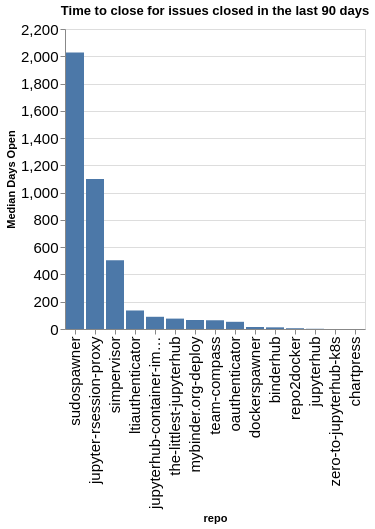

Notebook code for this chart:
### Code cell
time_open = closed.groupby(['org', 'repo']).agg({'time_open': 'median'}).reset_index()
time_open['time_open'] = time_open['time_open'] / (60 * 60 * 24)
time_open['org/repo'] = time_open.apply(lambda a: a['org'] + '/' + a['repo'], axis=1)
sorted_vals = time_open.sort_values(['org', 'time_open'], ascending=False)['repo'].values
alt.Chart(data=time_open, title=f"Time to close for issues closed in the last {n_days} days").mark_bar().encode(
    x=alt.X('repo', sort=alt.Sort(sorted_vals.tolist())),
    y=alt.Y('time_open', title="Median Days Open"),
)

### Figure 1 — Vega-Lite specification as saved in the notebook (floating-point values rounded to 4 significant figures)
{"config": {"axisLeft": {"labelFontSize": 15}, "axisBottom": {"labelFontSize": 15}}, "data": {"name": "data-bc05037d5f9fa9036311a0fe69e64335"}, "mark": {"type": "bar"}, "encoding": {"x": {"field": "repo", "sort": ["sudospawner", "jupyter-rsession-proxy", "simpervisor", "ltiauthenticator", "jupyterhub-container-images", "the-littlest-jupyterhub", "mybinder.org-deploy", "team-compass", "oauthenticator", "dockerspawner", "binderhub", "repo2docker", "jupyterhub", "zero-to-jupyterhub-k8s", "chartpress"], "type": "nominal"}, "y": {"field": "time_open", "title": "Median Days Open", "type": "quantitative"}}, "title": "Time to close for issues closed in the last 90 days", "$schema": "https://vega.github.io/schema/vega-lite/v5.20.1.json", "datasets": {"data-bc05037d5f9fa9036311a0fe69e64335": [{"org": "jupyterhub", "repo": "binderhub", "time_open": 12.21, "org/repo": "jupyterhub/binderhub"}, {"org": "jupyterhub", "repo": "chartpress", "time_open": 0.09798, "org/repo": "jupyterhub/chartpress"}, {"org": "jupyterhub", "repo": "dockerspawner", "time_open": 14.6, "org/repo": "jupyterhub/dockerspawner"}, {"org": "jupyterhub", "repo": "jupyter-rsession-proxy", "time_open": 1100.0, "org/repo": "jupyterhub/jupyter-rsession-proxy"}, {"org": "jupyterhub", "repo": "jupyterhub", "time_open": 1.635, "org/repo": "jupyterhub/jupyterhub"}, {"org": "jupyterhub", "repo": "jupyterhub-container-images", "time_open": 89.59, "org/repo": "jupyterhub/jupyterhub-container-images"}, {"org": "jupyterhub", "repo": "ltiauthenticator", "time_open": 135.9, "org/repo": "jupyterhub/ltiauthenticator"}, {"org": "jupyterhub", "repo": "mybinder.org-deploy", "time_open": 66.11, "org/repo": "jupyterhub/mybinder.org-deploy"}, {"org": "jupyterhub", "repo": "oauthenticator", "time_open": 52.81, "org/repo": "jupyterhub/oauthenticator"}, {"org": "jupyterhub", "repo": "repo2docker", "time_open": 5.608, "org/repo": "jupyterhub/repo2docker"}, {"org": "jupyterhub", "repo": "simpervisor", "time_open": 503.8, "org/repo": "jupyterhub/simpervisor"}, {"org": "jupyterhub", "repo": "sudospawner", "time_open": 2028.0, "org/repo": "jupyterhub/sudospawner"}, {"org": "jupyterhub", "repo": "team-compass", "time_open": 64.19, "org/repo": "jupyterhub/team-compass"}, {"org": "jupyterhub", "repo": "the-littlest-jupyterhub", "time_open": 76.24, "org/repo": "jupyterhub/the-littlest-jupyterhub"}, {"org": "jupyterhub", "repo": "zero-to-jupyterhub-k8s", "time_open": 0.1035, "org/repo": "jupyterhub/zero-to-jupyterhub-k8s"}]}}
